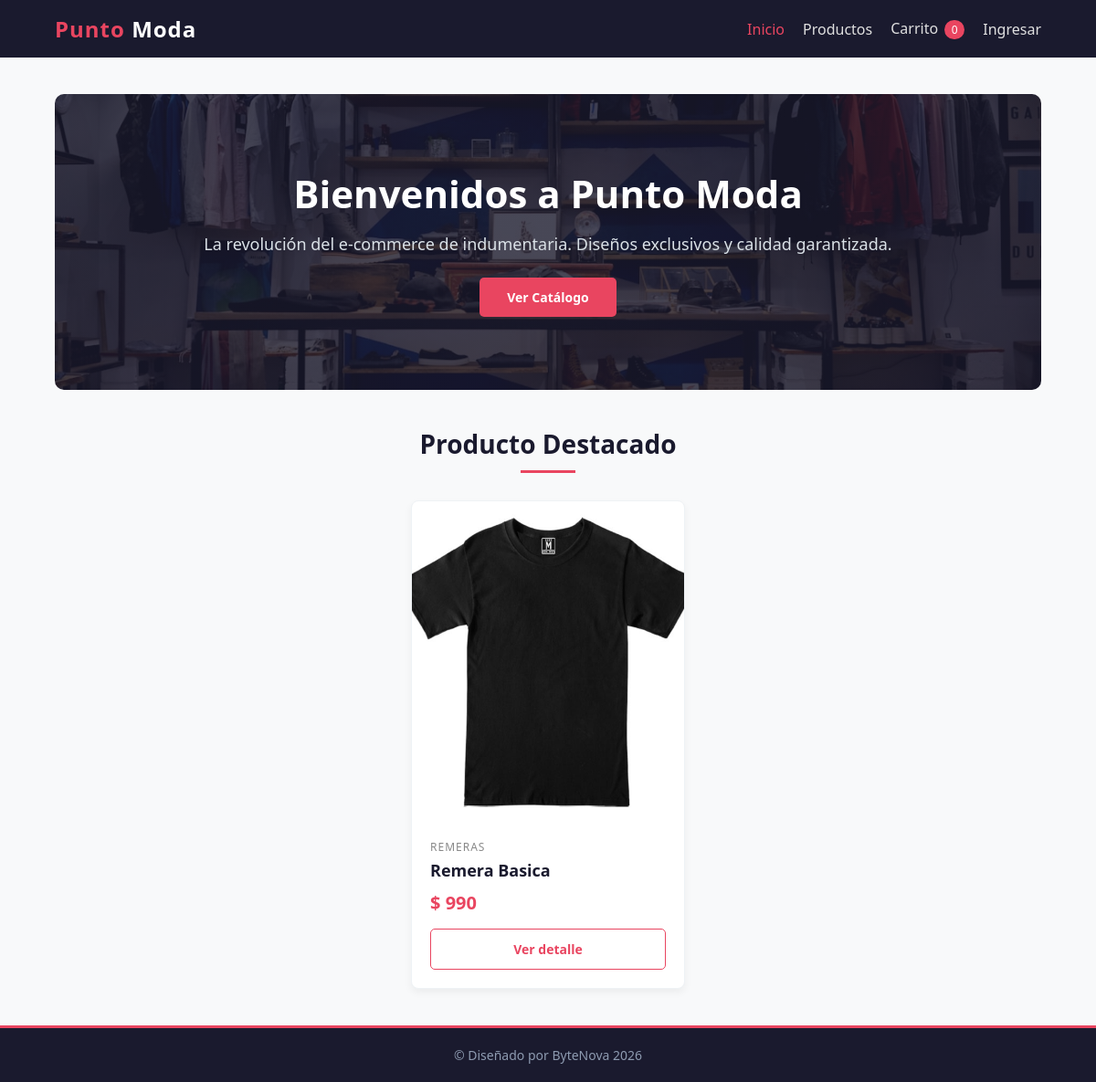
The page / on the database its author committed.
### tables this page shows
CREATE TABLE Producto (
    id_producto INT AUTO_INCREMENT PRIMARY KEY,
    nombre VARCHAR(100) NOT NULL,
    descripcion TEXT,
    precio DECIMAL(10,2) NOT NULL,
    imagen VARCHAR(255),
    stock_minimo INT NOT NULL DEFAULT 0,
    activo TINYINT NOT NULL DEFAULT 1,
    id_categoria INT NOT NULL,
    FOREIGN KEY (id_categoria) REFERENCES Categoria(id_categoria)
);

CREATE TABLE Categoria (
    id_categoria INT AUTO_INCREMENT PRIMARY KEY,
    nombre VARCHAR(60) NOT NULL UNIQUE
);

### controllers/ProductoController.php (called while the page is built, shortened)
<?php
require_once __DIR__ . "/../models/ProductoModel.php";
class ProductoController {
    private $productoModel;
    public function __construct($conexion) {
        $this->productoModel = new ProductoModel($conexion);
    }
    public function mostrarInicio() {
        $producto = $this->productoModel->obtenerProductoPorId(2);
        require __DIR__ . "/../views/inicio.php";
    }
}

### models/ProductoModel.php (called while the page is built, shortened)
<?php
class ProductoModel {
    private $conexion;
    public function __construct($conexion) {
        $this->conexion = $conexion;
    }
    public function obtenerProductoPorId($idProducto) {
        $sql = "SELECT Producto.id_producto, Producto.nombre, Producto.descripcion, Producto.precio,
		(SELECT MIN(Promocion_Producto.precio_promocional)
            FROM Promocion_Producto
            JOIN Promocion ON Promocion_Producto.id_promocion = Promocion.id_promocion
            WHERE Promocion_Producto.id_producto = Producto.id_producto
                AND Promocion.activo = 1
                AND Promocion_Producto.precio_promocional < Producto.precio
                AND CURRENT_DATE BETWEEN Promocion.fecha_inicio AND Promocion.fecha_fin)
            AS precio_promocional, Producto.imagen,
        COALESCE((SELECT SUM(Producto_Talle.stock)
            FROM Producto_Talle
            WHERE Producto_Talle.id_producto = Producto.id_producto), 0) AS stock,
        Categoria.nombre AS categoria
		FROM Producto
		JOIN Categoria ON Producto.id_categoria = Categoria.id_categoria
		WHERE Producto.id_producto = ? AND Producto.activo = 1";
        $consulta = mysqli_prepare($this->conexion, $sql);
        mysqli_stmt_bind_param($consulta, "i", $idProducto);
        mysqli_stmt_execute($consulta);
        $resultado = mysqli_stmt_get_result($consulta);
        $producto = mysqli_fetch_assoc($resultado);
        return $producto;
    }
}

### views/inicio.php (the view, shortened to what this page needs)
<?php
require __DIR__ . "/header.php";
?>
<main>
		<section class="presentacion">
			<h1>Bienvenidos a Punto Moda</h1>
			<p>La revolución del e-commerce de indumentaria. Diseños exclusivos y calidad garantizada.</p>
			<a href="index.php?pagina=productos" class="btn">Ver Catálogo</a>
		</section>
		<section>
			<h2 class="titulo-seccion">Producto Destacado</h2>
			<div class="cuadricula-productos">
				<?php if ($producto): ?>
					<div class="tarjeta-producto">
						<a href="index.php?pagina=producto&id=<?php echo $producto["id_producto"]; ?>" class="enlace-imagen-producto">
							<div class="imagen-producto">
								<img src="<?php echo htmlspecialchars($producto["imagen"]); ?>" alt="<?php echo htmlspecialchars($producto["nombre"]); ?>">
							</div>
						</a>
						<div class="info-producto">
							<div class="categoria-producto"><?php echo htmlspecialchars($producto["categoria"]); ?></div>
							<h3 class="titulo-producto"><?php echo htmlspecialchars($producto["nombre"]); ?></h3>
							<?php if ($producto["precio_promocional"] != null): ?>
								<div class="precio-producto">$ <?php echo number_format($producto["precio_promocional"], 0, ",", "."); ?></div>
							<?php else: ?>
								<div class="precio-producto">$ <?php echo number_format($producto["precio"], 0, ",", "."); ?></div>
							<?php endif; ?>
							<div class="botones-producto">
								<a href="index.php?pagina=producto&id=<?php echo $producto["id_producto"]; ?>" class="btn btn-secundario">Ver detalle</a>
							</div>
						</div>
					</div>
				<?php else: ?>
					<p>No hay productos cargados en este momento.</p>
				<?php endif; ?>
			</div>
		</section>
	</main>
<?php
require __DIR__ . "/footer.php";
?>

### css/style.css (style rules this page uses)
* { margin: 0; padding: 0; box-sizing: border-box; font-family: 'Segoe UI', Tahoma, Geneva, Verdana, sans-serif; }
body { background-color: #f8f9fa; color: #333; display: flex; flex-direction: column; min-height: 100vh; }
main { flex: 1; padding: 40px 5%; }
.presentacion { background: linear-gradient(rgba(26, 26, 46, 0.8), rgba(26, 26, 46, 0.8)), url('../imagenes/portada.jpg') no-repeat center center/cover; color: white; padding: 80px 40px; text-align: center; border-radius: 10px; margin-bottom: 40px; }
.presentacion h1 { font-size: 42px; margin-bottom: 15px; }
.presentacion p { font-size: 18px; margin-bottom: 25px; color: #dae1e7; }
.titulo-seccion { font-size: 28px; margin-bottom: 30px; text-align: center; position: relative; color: #1a1a2e; }
.titulo-seccion::after { content: ''; display: block; width: 60px; height: 3px; background-color: #e94560; margin: 10px auto 0; }
.btn { display: inline-block; background-color: #e94560; color: white; padding: 12px 30px; text-decoration: none; border-radius: 5px; font-weight: bold; transition: background 0.3s; border: none; cursor: pointer; font-size: 14px; text-align: center; }
.btn-secundario { background-color: #fff; color: #e94560; border: 1px solid #e94560; }
.cuadricula-productos, .pestanas-autenticacion { display: flex; justify-content: center; }
.cuadricula-productos { gap: 30px; flex-wrap: wrap; margin-top: 20px; }
.tarjeta-producto { background-color: white; border-radius: 8px; box-shadow: 0 4px 8px rgba(0, 0, 0, 0.05); width: 300px; overflow: hidden; transition: transform 0.3s; border: 1px solid #eef2f5; }
.enlace-imagen-producto { display: block; }
.imagen-producto { width: 100%; height: 350px; background-color: #eceff1; display: flex; align-items: center; justify-content: center; overflow: hidden; }
.imagen-producto img { width: 100%; height: 100%; object-fit: cover; }
.info-producto { padding: 20px; }
.categoria-producto { font-size: 12px; color: #888; text-transform: uppercase; letter-spacing: 1px; margin-bottom: 5px; }
.titulo-producto { font-size: 18px; font-weight: 600; margin-bottom: 10px; color: #1a1a2e; }
.precio-producto { font-size: 20px; font-weight: bold; color: #e94560; margin-bottom: 15px; }
.botones-producto { display: flex; flex-direction: column; gap: 10px; }
.botones-producto .btn { width: 100%; }

### rows shown on the page
producto: imagen (picture), id_categoria.nombre "REMERAS", nombre "Remera Basica", precio "990"
